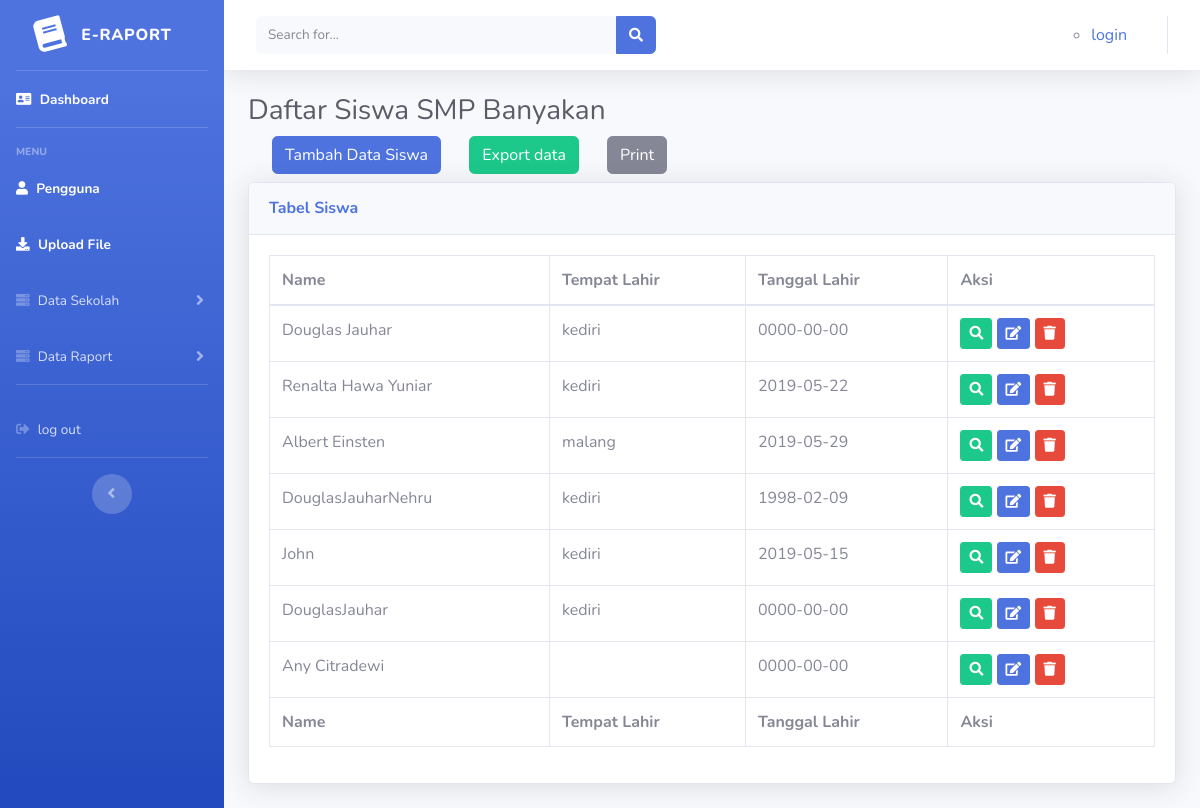
The app's page /index.php/siswaindex with its own data.
### tables this page shows
CREATE TABLE `tbl_siswa` (
  `id` int(200) NOT NULL,
  `nis` varchar(20) NOT NULL,
  `nisn` varchar(20) NOT NULL,
  `nama` varchar(40) NOT NULL,
  `jk` enum('L','P') NOT NULL,
  `tmp_lahir` varchar(30) NOT NULL,
  `tgl_lahir` date NOT NULL,
  `agama` varchar(10) NOT NULL,
  `alamat` varchar(50) NOT NULL,
  `namaayah` varchar(30) NOT NULL,
  `namaibu` varchar(30) NOT NULL,
  `kerjaayah` varchar(20) NOT NULL,
  `kerjaibu` varchar(20) NOT NULL,
  `nama_kelas` varchar(20) NOT NULL
);

### application/controllers/siswaindex.php (called while the page is built, shortened)
<?php
class SiswaIndex extends CI_Controller {
	public function index()
	{
        $data['profil'] = $this->model_profil->nampil_data()->result();
		$this->load->view('templates/header');
        $this->load->view('templates/sidebar');
        $this->load->view('siswa/siswaindex' ,$data);
        $this->load->view('templates/footer');
	}
}

### index.php (called while the page is built, shortened)
<?php
require_once BASEPATH.'core/CodeIgniter.php';

### application/models/model_profil.php (called while the page is built, shortened)
<?php
 class model_profil extends CI_Model{
    public function nampil_data()
    {
      return $this->db->get('tbl_siswa');
    }
 }

### application/views/siswa/siswaindex.php (the view)
<div class="container-fluid">
    <h1 class="h3 mb-2 text-gray-800">Daftar Siswa SMP Banyakan</h1>
    <?php echo anchor('siswaindex/tambah/','<div class="btn btn-primary ml-4 mb-2" data-toggle="modal">Tambah Data Siswa</div>')?>
    <a href="export_excel.php" class="btn btn-success ml-4 mb-2"> Export data</a>
    <a href="printdata.php" class="btn btn-secondary ml-4 mb-2"> Print</a>
    <div class="card shadow mb-4">
        <div class="card-header py-3">
            <h6 class="m-0 font-weight-bold text-primary">Tabel Siswa</h6>
        </div>
        <div class="card-body">
            <div class="table-responsive">
                <table class="table table-bordered" id="dataTable" width="100%" cellspacing="0">
                    <thead>
                        <tr>
                            <th>Name</th>
                            <th>Tempat Lahir</th>
                            <th>Tanggal Lahir</th>
                            <th>Aksi</th>
                        </tr>
                    </thead>
                    <tfoot>
                        <tr>
                            <th>Name</th>
                            <th>Tempat Lahir</th>
                            <th>Tanggal Lahir</th>
                            <th>Aksi</th>
                        </tr>
                    </tfoot>
                    <tbody>
                        <?php foreach ($profil as $pf) : ?>
                            <tr>
                                <td><?php echo $pf->nama?></td>
                                <td><?php echo $pf->tmp_lahir?></td>
                                <td><?php echo $pf->tgl_lahir?></td>
                                <td>
                                    <?php echo anchor('siswaindex/detail/'.$pf->id,'<div class="btn btn-success btn-sm"><i class="fa fa-search"></i></div>')?>
                                    <?php echo anchor('siswaindex/edit/'.$pf->id,'<div class="btn btn-primary btn-sm"><i class="fa fa-edit"></i></div>')?>
                                    <?php echo anchor('siswaindex/hapus/'.$pf->id,'<div href="" class="btn btn-danger btn-sm"><i class="fa fa-trash"></i> </div>')?>
                                </td>
                            </tr>
                        <?php endforeach; ?>
                    </tbody>
                </table>
            </div>
        </div>
    </div>
</div>

### application/views/templates/header.php (shortened to what this page needs)
<!DOCTYPE html>
<html lang="en">
<head>
    <link href="<?php echo base_url()?>assets/vendor/fontawesome-free/css/all.min.css" rel="stylesheet" type="text/css">
    <link href="<?php echo base_url()?>assets/css/sb-admin-2.min.css" rel="stylesheet">
</head>

### application/views/templates/sidebar.php (shortened to what this page needs)
<body id="page-top">
<div id="wrapper">
    <ul class="navbar-nav bg-gradient-primary sidebar sidebar-dark accordion" id="accordionSidebar">
        <a class="sidebar-brand d-flex align-items-center justify-content-center" href="index.html">
            <div class="sidebar-brand-icon rotate-n-15">
                <i class="fas fa-book"></i>
            </div>
            <div class="sidebar-brand-text mx-3">e-Raport <sup></sup></div>
        </a>
        <hr class="sidebar-divider my-0">
        <li class="nav-item active">
            <a class="nav-link" href="<?= site_url('Index');?>">
                <i class="fas fa-address-card"></i>
                <span>Dashboard</span></a>
        </li>
        <hr class="sidebar-divider">
        <div class="sidebar-heading">
            menu
        </div>
        <li class="nav-item active">
            <a class="nav-link" href="<?= site_url('user/index');?>">
                <i class="fas fa-user"></i>
                <span>Pengguna</span></a>
        </li>
        <li class="nav-item active">
            <a class="nav-link" href="<?= site_url('main');?>">
                <i class="fas fa-download"></i>
                <span>Upload File</span></a>
        </li>
        <li class="nav-item">
            <a class="nav-link collapsed" href="#" data-toggle="collapse" data-target="#collapseTwo"
                aria-expanded="true" aria-controls="collapseTwo">
                <i class="fas fa-server"></i>
                <span>Data Sekolah</span>
            </a>
        </li>
        <li class="nav-item">
            <a class="nav-link collapsed" href="#" data-toggle="collapse" data-target="#collapseUtilities"
                aria-expanded="true" aria-controls="collapseUtilities">
                <i class="fas fa-server"></i>
                <span>Data Raport</span>
            </a>
        </li>
        <hr class="sidebar-divider d-none d-md-block">
        <li class="nav-item">
            <a class="nav-link" href="tables.html" >
                <i class="fas fa-sign-out-alt"></i>
                <span>log out</span></a>
        </li>
        <hr class="sidebar-divider d-none d-md-block">
        <div class="text-center d-none d-md-inline">
            <button class="rounded-circle border-0" id="sidebarToggle"></button>
        </div>
    </ul>
    <div id="content-wrapper" class="d-flex flex-column">
        <div id="content">
            <nav class="navbar navbar-expand navbar-light bg-white topbar mb-4 static-top shadow">
                <form
                    class="d-none d-sm-inline-block form-inline mr-auto ml-md-3 my-2 my-md-0 mw-100 navbar-search">
                    <div class="input-group">
                        <input type="text" class="form-control bg-light border-0 small" placeholder="Search for..."
                            aria-label="Search" aria-describedby="basic-addon2">
                        <div class="input-group-append">
                            <button class="btn btn-primary" type="button">
                                <i class="fas fa-search fa-sm"></i>
                            </button>
                        </div>
                    </div>
                </form>
                <ul class="navbar-nav ml-auto">
                    <ul class=" py-2 px-4 d-none d-lg-block">
                            <?php if($this->session->userdata('username')) { ?>
                            <li><div>Selamat Datang <?php echo $this->session->userdata('username') ?></div></li>
                            <li><?php echo anchor('auth/logout','logout')  ?></li>
                            <?php } else {?>
                            <li><?php echo anchor('auth/login','login') ?></li>
                            <?php } ?>
                        </ul>
                </ul>
            </nav>

### application/views/templates/footer.php (shortened to what this page needs)
</body>
</html>

### records on screen
tbl_siswa: nama "Douglas Jauhar", tmp_lahir "kediri", tgl_lahir "0000-00-00"
tbl_siswa: nama "Renalta Hawa Yuniar", tmp_lahir "kediri", tgl_lahir "2019-05-22"
tbl_siswa: nama "Albert Einsten", tmp_lahir "malang", tgl_lahir "2019-05-29"
tbl_siswa: nama "DouglasJauharNehru", tmp_lahir "kediri", tgl_lahir "1998-02-09"
tbl_siswa: nama "John", tmp_lahir "kediri", tgl_lahir "2019-05-15"
tbl_siswa: nama "DouglasJauhar", tmp_lahir "kediri", tgl_lahir "0000-00-00"
tbl_siswa: nama "Any Citradewi", tgl_lahir "0000-00-00"

### other values on screen
anchor('auth/login','login') "login"
